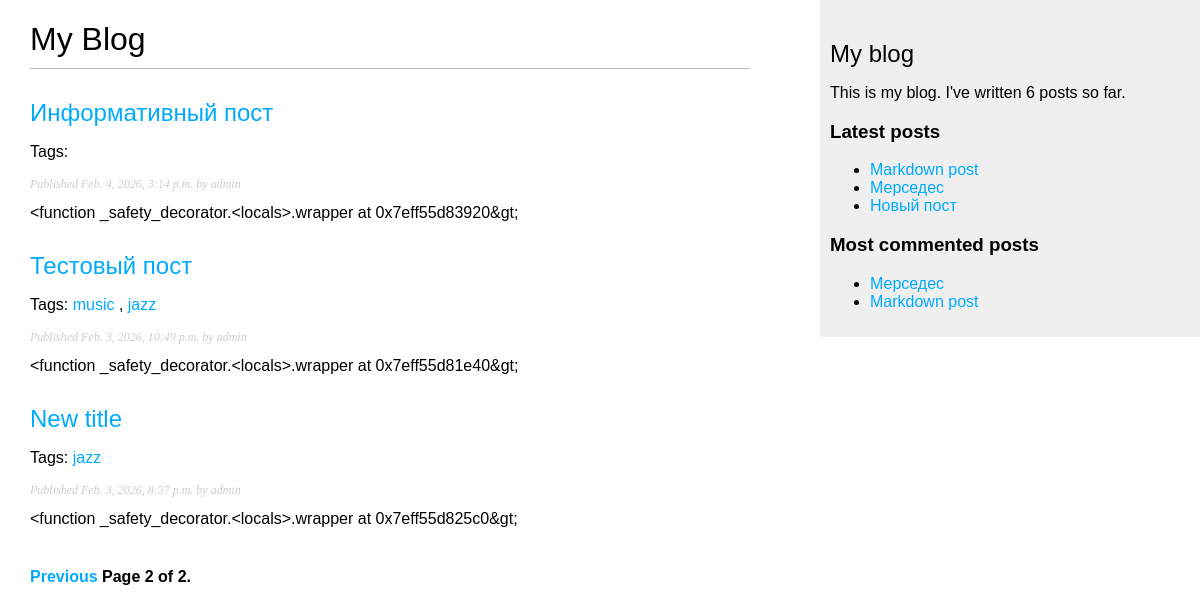
Screenshot of /blog/?page=2 with the database file from the repository.
### blog/models.py (models this page shows, shortened)
class Post(models.Model):
    class Status(models.TextChoices):
        DRAFT = 'DF', 'Draft'
        PUBLISHED = 'PB', 'Published'
    title = models.CharField(max_length=255)
    slug = models.SlugField(max_length=250, unique_for_date='publish')
    author = models.ForeignKey(User, on_delete=models.CASCADE, related_name='blog_posts')
    body = models.TextField()
    publish = models.DateTimeField(default=timezone.now())
    created = models.DateTimeField(auto_now_add=True)
    updated = models.DateTimeField(auto_now=True)
    status = models.CharField(max_length=2, choices=Status.choices, default=Status.DRAFT)
    objects = models.Manager()
    published = PublishedManager()
    tags = TaggableManager()
    def get_absolute_url(self):
        return reverse('blog:post_detail', args=[self.publish.year, self.publish.month, self.publish.day, self.slug])
    class Meta:
        ordering = ['-publish']
        indexes = [
            models.Index(fields=['-publish']),
        ]

### blog/views.py (the view)
# urls.py: path('', views.post_list, name='post_list'),
def post_list(request, tag_slug=None):
    post_list = Post.published.all()
    tag = None
    if tag_slug:
        tag = get_object_or_404(Tag, slug=tag_slug)
        post_list = post_list.filter(tags=tag)
    paginator = Paginator(post_list, 3)
    page_number = request.GET.get('page', 1)
    try:
        posts = paginator.page(page_number)
    except PageNotAnInteger:
        posts = paginator.page(1)
    except EmptyPage:
        posts = paginator.page(paginator.num_pages)
    return render(request,
                  'blog/post/list.html',{'posts': posts, 'tag': tag})

### blog/models.py (called while the page is built)
    def get_queryset(self):
        return super().get_queryset().filter(status=Post.Status.PUBLISHED)

### blog/templatetags/blog_tags.py (called while the page is built)
@register.simple_tag
def total_posts():
    return Post.published.count()

@register.inclusion_tag('blog/post/latest_posts.html')
def show_latest_posts(count=5):
    latest_posts = Post.published.order_by('-publish')[:count]
    return {'latest_posts': latest_posts}

@register.simple_tag
def get_most_commented_posts(count=5):
    return Post.published.annotate(total_comments=Count('comments')).exclude(total_comments=0).order_by('-total_comments')[:count]

@register.filter(name='markdown')
def markdown_format(text):
    clean_text = nh3.clean(markdown.markdown(text))
    return mark_safe(clean_text)

### templates/blog/post/list.html (shortened to what this page needs)
{% extends 'blog/base.html' %}
{% load blog_tags %}
{% block content %}
    <h1>My Blog</h1>
    {% for post in posts %}
        <h2>
            <a href="{{ post.get_absolute_url }}">{{ post.title }}</a>
        </h2>
        <p class="tags">
            Tags:
            {% for tag in post.tags.all %}
                <a href="{% url 'blog:post_list_by_tag' tag.slug %}">
                    {{ tag.name }}
                </a>
                {% if not forloop.last %}, {% endif %}
            {% endfor %}
        </p>
        <p class="date">
            Published {{ post.publish }} by {{ post.author }}
        </p>
        {{ post.body|markdown|truncatewords_html:30 }}
    {% endfor %}
    {% include 'pagination.html' with page=posts %}
{% endblock %}

### templates/blog/base.html (shortened to what this page needs)
{% load blog_tags %}
{% load static %}
<!DOCTYPE html>
<html lang="en">
<head>
    <link rel="stylesheet" href="{% static 'css/blog.css' %}">
</head>
<body>
    <div id="content">
        {% block content %}
        {% endblock %}
    </div>
    <div id="sidebar">
        <h2>My blog</h2>
        <p>
            This is my blog.
            I've written {% total_posts %} posts so far.
        </p>
        <h3>Latest posts</h3>
        {% show_latest_posts 3 %}
        <h3>Most commented posts</h3>
        {% get_most_commented_posts as most_commented_posts %}
        <ul>
            {% for post in most_commented_posts %}
            <li>
                <a href="{{ post.get_absolute_url }}">{{ post.title }}</a>
            </li>
            {% endfor %}
        </ul>
    </div>
</body>
</html>

### templates/pagination.html (shortened to what this page needs)
<div class="pagination">
    <span class="step-links">
        {% if page.has_previous %}
            <a href="?page={{ page.previous_page_number }}">Previous</a>
        {% endif %}
        <span class="current">
            Page {{ page.number }} of {{ page.paginator.num_pages }}.
        </span>
    </span>
</div>

### templates/blog/post/latest_posts.html
<ul>
	{% for post in latest_posts %}
		<li>
			<a href="{{ post.get_absolute_url }}">{{ post.title }}</a>
		</li>
	{% endfor %}
</ul>

### blog/static/css/blog.css (style rules this page uses)
body { margin: 0; padding: 0; font-family: Helvetica, sans-serif; }
a { color: #00abff; text-decoration: none; }
h1 { font-weight: normal; border-bottom: 1px solid #bbb; padding: 0 0 10px 0; }
h2 { font-weight: normal; margin: 30px 0 0; }
#content { float: left; width: 60%; padding: 0 0 0 30px; }
#sidebar { float: right; width: 30%; padding: 10px; background: #efefef; height: 100%; }
p.date { color: #ccc; font-family: georgia, serif; font-size: 12px; font-style: italic; }
.pagination { margin: 40px 0; font-weight: bold; }

### rows the page displays
Post: title "Информативный пост", publish "Feb. 4, 2026, 3:14 p.m.", author "admin", body "<function _safety_decorator.<locals>.wrapper at 0x7eff55d83920&gt;"
Post: title "Тестовый пост", publish "Feb. 3, 2026, 10:49 p.m.", author "admin", body "<function _safety_decorator.<locals>.wrapper at 0x7eff55d81e40&gt;"
Tag: name "music"
Tag: name "jazz"
Post: title "New title", publish "Feb. 3, 2026, 8:37 p.m.", author "admin", body "<function _safety_decorator.<locals>.wrapper at 0x7eff55d825c0&gt;"
Post: title "Markdown post"
Post: title "Мерседес"
Post: title "Новый пост"

### other values shown
{{ page.number }} "2"
{{ page.paginator.num_pages }} "2"
